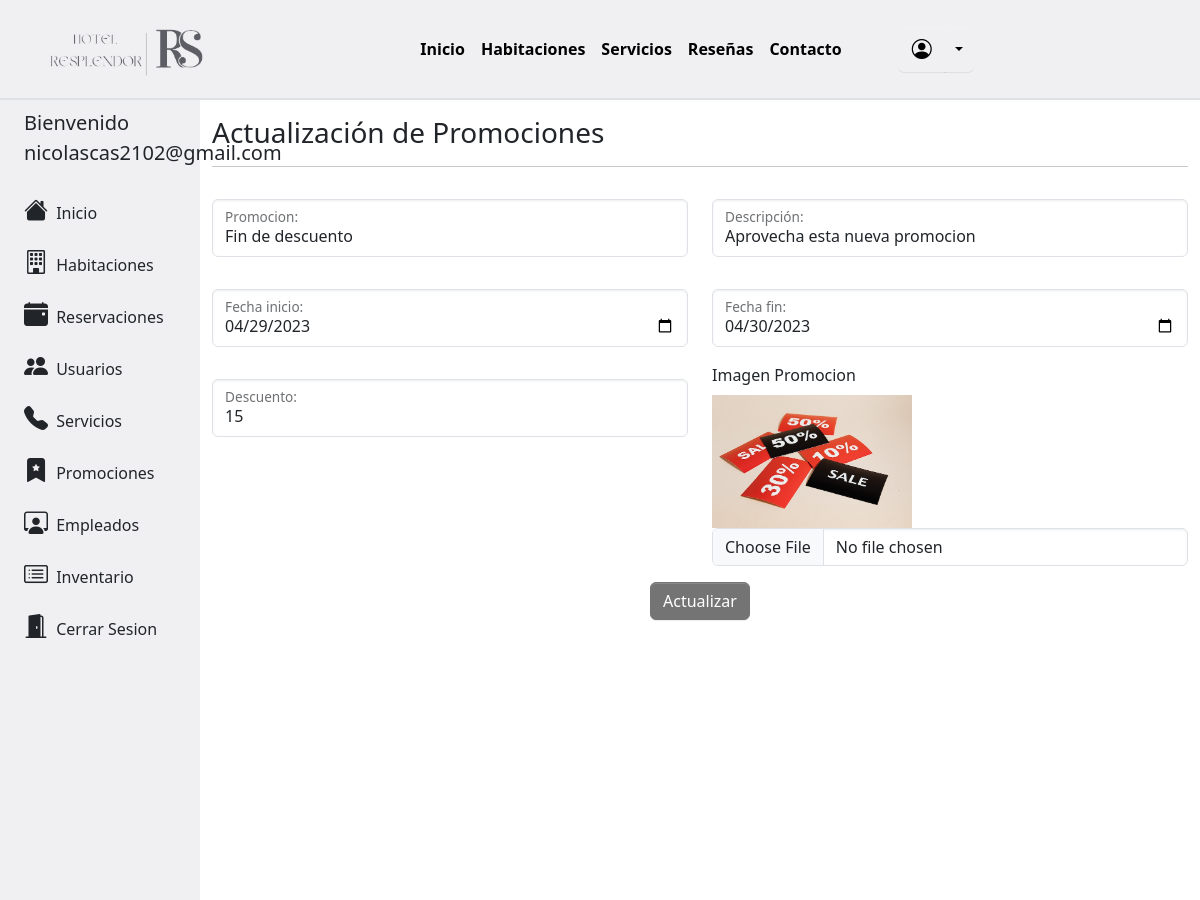
/admin_prom/actualizar.php?id=2 (signed in), run on the app's committed database.
### tables this page shows
CREATE TABLE `promociones` (
  `id_promocion` int(11) NOT NULL,
  `id_habitacion` int(11) NOT NULL,
  `nombre_prom` varchar(25) NOT NULL,
  `descripcion` varchar(255) NOT NULL,
  `fecha_inicio` date NOT NULL,
  `fecha_fin` date NOT NULL,
  `descuento` int(11) NOT NULL,
  `estado` varchar(25) DEFAULT NULL,
  `imagen` text DEFAULT NULL
);

### admin_prom/actualizar.php (the view, shortened to what this page needs)
<?php
    $id = $_GET['id'];
    $sql = "SELECT id_promocion, id_habitacion, nombre_prom, fecha_inicio, fecha_fin, descuento, descripcion, imagen FROM promociones WHERE id_promocion=$id";
?>
<!DOCTYPE html>
<html>
    <head>
        <link rel="stylesheet" href="../css/custom.css">
        <link rel="stylesheet" href="../libs/bootstrap-icons/bootstrap-icons.css">
    </head>
    <body>
        <?php
            include '../modules/menu.php';
        ?>
        <div class="container-fluid">
            <div class="row flex-nowrap">
                <?php
                    include '../modules/sidebar_admin.php';
                ?>
                <div class="col-xl-10 col-sm-8 col-md-9 py-3">
                    <h3 class="">Actualización de Promociones</h3>
                    <hr>
                    <?php
                    $resulset = $con->query($sql);
                        while($fila = $resulset->fetch_assoc()){;
                        ?>
                    <form action="update.php" method="POST" enctype="multipart/form-data">
                        <div class="row">
                            <div class="col-lg-6    ">
                                <div class="form-floating my-3">
                                    <input type="text" id="promocion" name="promocion" class="form-control" placeholder="Nombre Empleado" value="<?php echo $fila['nombre_prom']; ?>" required>
                                    <label for="promocion">Promocion:</label>
                                </div>
                            </div>
                            <div class="col-lg-6">
                                <div class="form-floating my-3">
                                    <input type="text" id="descripcion" name="descripcion" class="form-control" placeholder="Apellido Empleado" value="<?php echo $fila['descripcion']; ?>  "required>
                                    <label for="descripcion">Descripción:</label>
                                </div>
                            </div>
                            <div class="col-lg-6">
                                <div class="form-floating my-3">
                                    <input type="date" id="inicio" name="inicio" class="form-control" placeholder="Fecha inicio" value="<?php echo $fila["fecha_inicio"]?>" required>
                                    <label for="inicio">Fecha inicio:</label>
                                </div>
                            </div>
                            <div class="col-lg-6">
                                <div class="form-floating my-3">
                                    <input type="date" id="fin" name="fin" class="form-control" placeholder="Fecha fin" value="<?php echo $fila["fecha_fin"]?>" required>
                                    <label for="fin">Fecha fin:</label>
                                </div>
                            </div>
                            <div class="col-lg-6">
                                <div class="form-floating my-3">
                                    <input type="number" id="descuento" name="descuento" class="form-control" placeholder="Descuento" value="<?php echo $fila['descuento']; ?>" min="1" max="100" required>
                                    <label for="descuento">Descuento:</label>
                                </div>
                            </div>
                            <div class="col-lg-6 col-sm-12">
                                <label for="imagen" class="form-label">Imagen Promocion</label><br>
                                <img src=".<?php echo $fila["imagen"]?>" alt="Img promocion" style="max-width:200px;">
                                <input class="form-control" name="imagen" type="file" id="imagen">
                                <?php
                            }
                                ?>
                            </div>
                        <div class="text-center my-3">
                            <input class="btn btn-info" type="submit" value="Actualizar"></input>
                        </div>
                    </form>
                </div>
            </div>
        </div>
    </body>
</html>

### data on the page
promociones: promocion "Fin de descuento", descripcion "Aprovecha esta nueva promocion", inicio "04/29/2023", fin "04/30/2023", descuento "15", imagen (picture)

### other printed values
$_SESSION["Admin"] "nicolascas2102@gmail.com"
